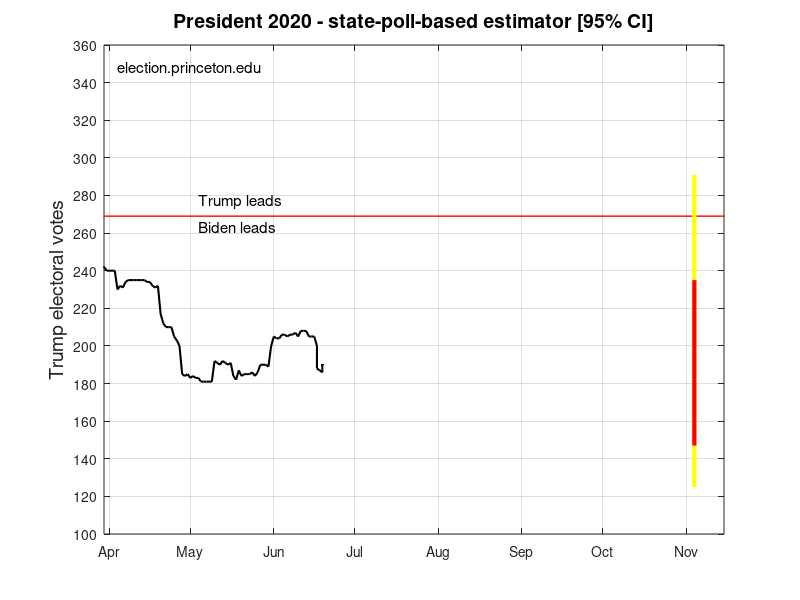

Here is the MATLAB script that generated this plot: (Note: this script raises an error after producing the figure.)
%clear
close
load outputs/EV_estimate_history.csv
%    Each line of EV_estimate_history should contain:
%    1 value - date code
%    2 values - medianEV for the two candidates, where a margin>0 favors the first candidate (in our case, Clinton);
%    2 values - modeEV for the two candidates;
%    3 values - assigned (>95% prob) EV for each candidate, with a third entry for undecided;
%    4 values - confidence intervals for candidate 1's EV: +/-1 sigma, then
%    95% band; and
%    1 value - number of state polls used to make the estimates.
%    1 value - (calculated by EV_metamargin and appended) the meta-margin.

load outputs/EV_prediction.csv
%    EV_prediction.csv currently contains 2-sigma and 1-sigma confidence
%    bands for landing on Election Day

[dates,ix]=sort(EV_estimate_history(:,1));
medianDT=538-EV_estimate_history(ix,2); % Invert everything to score EV for GOP incumbent president
modeDT=538-EV_estimate_history(ix,4);
lowDT95=538-EV_estimate_history(ix,11);
highDT95=538-EV_estimate_history(ix,12);

phandle=plot([0 365],[269 269],'r-','LineWidth',1);
hold on
monthticks=datenum(0,4:12,1);
set(gca,'xtick',monthticks)
set(gca,'ytick',[100:20:400])
set(gca,'XTickLabel',{'              Apr','              May','              Jun','              Jul','              Aug','              Sep','              Oct','         Nov'})
grid on
maxEV=360;
axis([90 320 100 maxEV])
set(gcf, 'InvertHardCopy', 'off');
title('President 2020 - state-poll-based estimator [95% CI]','FontSize',14)
ylabel('Trump electoral votes','FontSize',14)
text(95,maxEV-12,'election.princeton.edu','FontSize',11)
text(125,277,'Trump leads','FontSize',11)
text(125,263,'Biden leads','FontSize',11)

plot(dates,medianDT,'-k','LineWidth',1.5)
plot(dates(length(dates)),medianDT(length(dates)),'.k','LineWidth',1.5)
strikedate=datenum('4-nov-2020')-datenum('31-dec-2019');
plot([strikedate strikedate],[538-EV_prediction(3:4)],'-y','LineWidth',3)
plot([strikedate strikedate],[538-EV_prediction(1:2)],'-r','LineWidth',3)

[fillhandle,msg]=jbfill(dates',highDT95',lowDT95','k','w',1,0.2);
% see http://www.mathworks.com/matlabcentral/fileexchange/loadFile.do?objectId=13188&objectType=FILE

% still could add:
% right hand axis labels for McCain EV
% text(330,285,'McCain EV','Rotation',270,'HorizontalAlignment','center','VerticalAlignment','middle','FontSize',14)

set(gcf,'PaperPositionMode','auto')
print -djpeg EV_history.jpg
